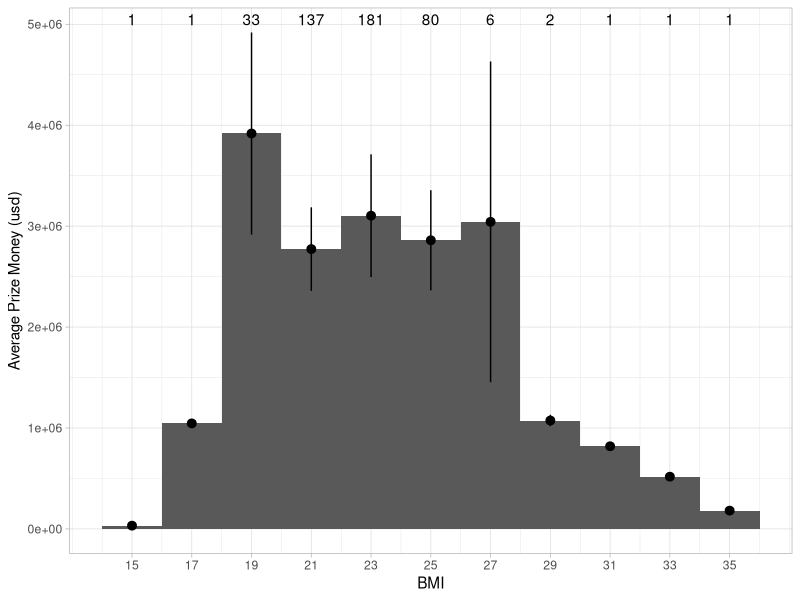
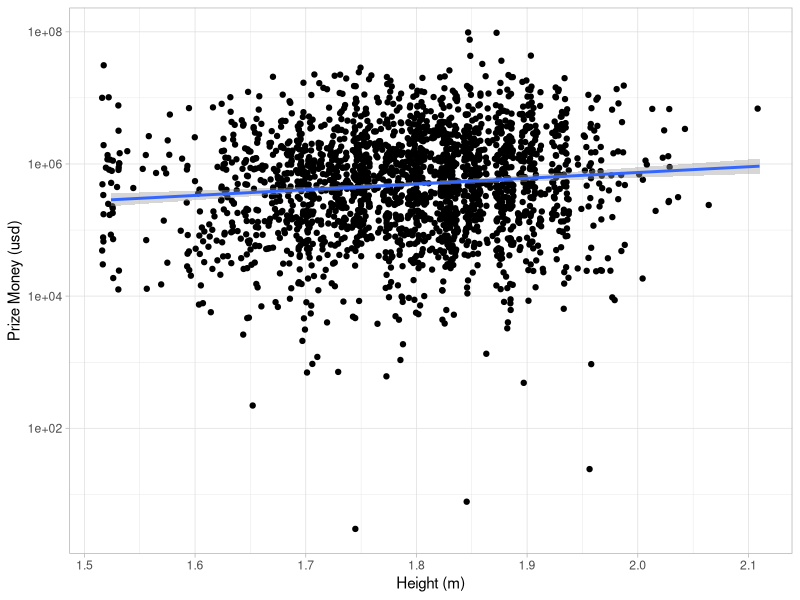
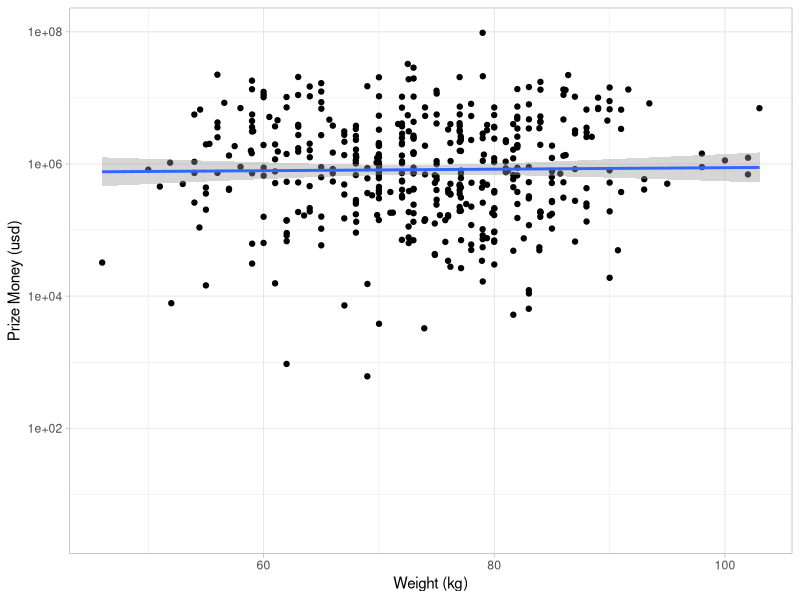
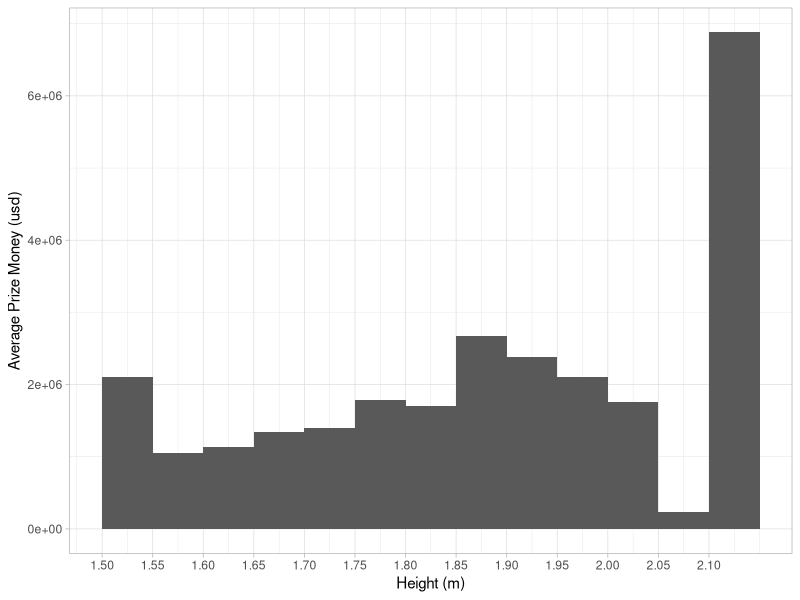
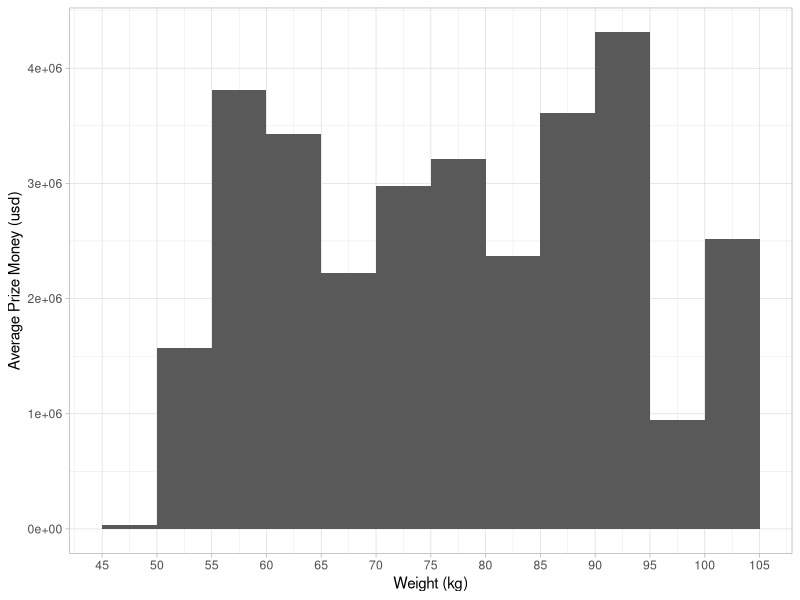

Write the R code that produced these figures, in order. (Note: this script raises an error after producing the figures.)
library(tidyverse)
library(ggplot2)

graph1 <- read_csv("huge_csv.csv") |>
  filter(height != 0) |>
  mutate(BMI = (weight/1000)/(height^2)) |>
  mutate(weight_kg = weight/1000)

BMI_filtered <- graph1 |> 
  filter(!is.na(BMI)) |> 
  mutate(BMI_bin = round((BMI + 1) / 2) * 2 - 1) |>
  group_by(BMI_bin) |>
  summarise(average_money = mean(prize_money),
            sd_money = sd(prize_money),
            n = n()) |>
  #mutate(margin_of_error = qt(0.975, df = n - 1) * (sd_money / sqrt(n)))
  mutate(
    se_money = sd_money / sqrt(n),
    lower_money = average_money - se_money,
    upper_money = average_money + se_money
  )

ggplot(data = BMI_filtered) +
  aes(x = BMI_bin, y = average_money) +
  theme_light() +
  scale_x_continuous(breaks = seq(15, 35, by = 2)) +
  stat_summary_bin(fun = "mean", geom = "col", binwidth = 2) +
  labs(y = "Average Prize Money (usd)",
       x = "BMI") +
  geom_pointrange(aes(ymin = lower_money, ymax = upper_money, na.rm = NULL)) +
  geom_text(aes(label = n),
            y = 5.05e+06)

ggplot(data = graph1) +
  aes(x = height, y = prize_money) +
  scale_y_log10() +
  theme_light() +
  geom_point(position = position_jitter(0.008)) +
  geom_smooth(method = "lm") +
  labs(x = "Height (m)",
       y = "Prize Money (usd)")

ggplot(data = graph1) +
  aes(x = weight_kg, y = prize_money) +
  scale_y_log10() +
  theme_light() +
  geom_point(position = position_jitter(0.01)) +
  geom_smooth(method = "lm") +
  labs(x = "Weight (kg)",
       y = "Prize Money (usd)")

ggplot(data = graph1) +
  aes(x = height, y = prize_money) +
  theme_light() +
  scale_x_continuous(breaks = seq(1.5, 2.1, by = 0.05)) +
  stat_summary_bin(fun = "mean", geom = "col", binwidth = 0.05) +
  labs(y = "Average Prize Money (usd)",
       x = "Height (m)")

ggplot(data = graph1) +
  aes(x = weight_kg, y = prize_money) +
  theme_light() +
  scale_x_continuous(breaks = seq(45, 105, by = 5)) +
  stat_summary_bin(fun = "mean", geom = "col", binwidth = 5) +
  labs(y = "Average Prize Money (usd)",
       x = "Weight (kg)")

ggplot(data = graph1) +
  aes(x = year, y = prize_money) +
  theme_light() +
  scale_x_continuous(breaks = seq(1930, 2000, by = 10)) +
  stat_summary_bin(fun = "mean", geom = "col", binwidth = 5) +
  labs(y = "Average Prize Money (usd)",
       x = "Birth Year")

ggplot(data = graph1) +
  aes(x = month, y = prize_money) +
  theme_light() +
  scale_x_continuous(breaks = seq(1, 12, by = 1)) +
  stat_summary_bin(fun = "mean", geom = "col", binwidth = 1) +
  labs(y = "Average Prize Money (usd)",
       x = "Birth Month")
